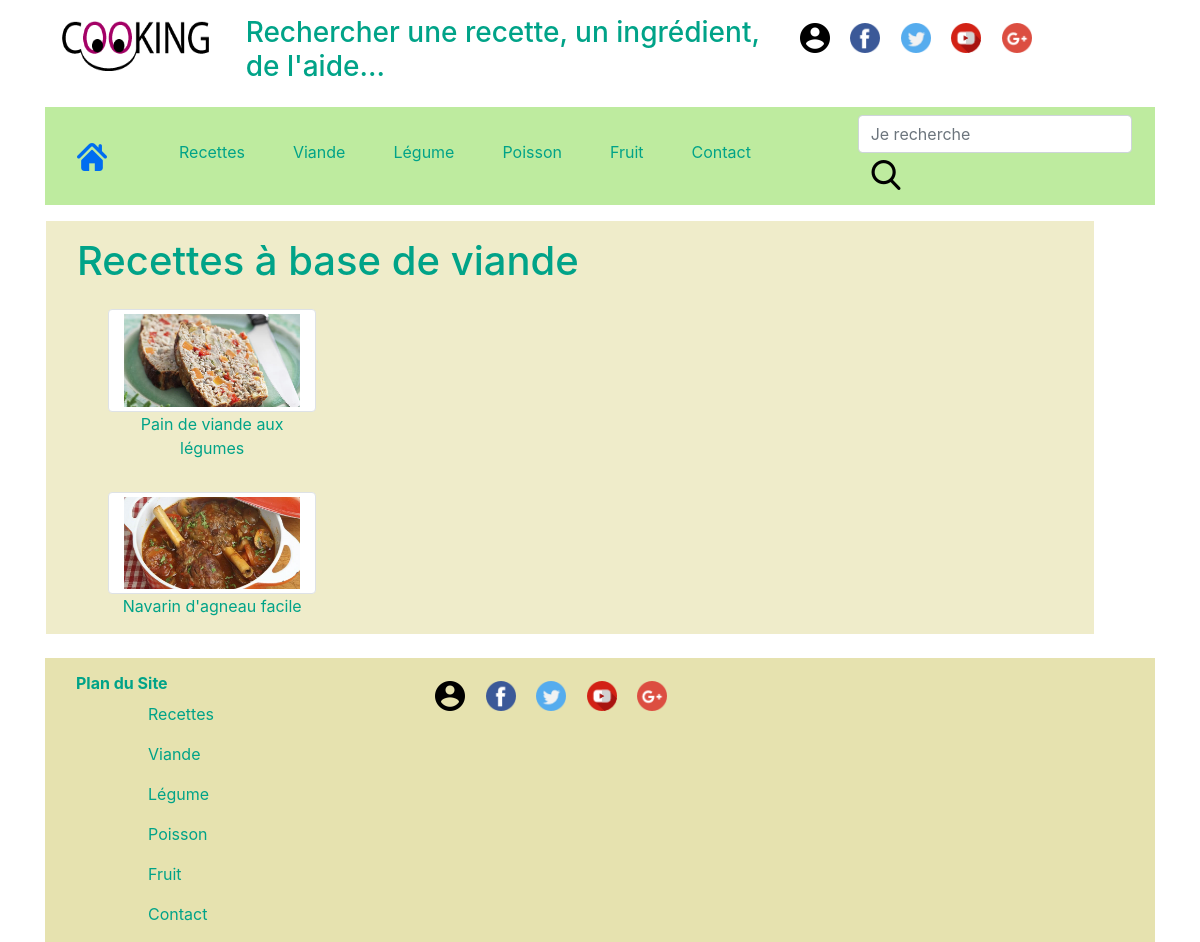
/viande.php, run on the app's committed database.
### tables this page shows
CREATE TABLE IF NOT EXISTS `recettes` (
  `idRecette` int(11) NOT NULL AUTO_INCREMENT,
  `titre` varchar(250) NOT NULL,
  `chapo` text NOT NULL,
  `img` varchar(50) NOT NULL,
  `preparation` text NOT NULL,
  `ingredient` text NOT NULL,
  `membre` int(11) NOT NULL,
  `couleur` varchar(30) NOT NULL,
  `dateCrea` timestamp NOT NULL DEFAULT CURRENT_TIMESTAMP ON UPDATE CURRENT_TIMESTAMP,
  `categorie` int(11) NOT NULL,
  `tempsCuisson` varchar(50) NOT NULL,
  `tempsPreparation` varchar(50) NOT NULL,
  `difficulte` varchar(50) NOT NULL,
  `prix` varchar(50) NOT NULL,
  PRIMARY KEY (`idRecette`)
);

### viande.php (the view, shortened to what this page needs)
<?php
include 'header.php';
?>
<div class="container">
    <div class="row">
        <div class="rowrecette" style='background-color : #EFECCA;'>
        <h1 class="col-12">Recettes à base de viande</h1>
        <div class="col-lg-12 col-sm-6">
                <?php
                include 'auth.php';
                $result = $pdo->query("SELECT * FROM recettes WHERE categorie='1'");
                while($recette = $result->fetch(PDO::FETCH_ASSOC))
                {
                    echo "<div class='container'>";
                    echo "<div class='row'>";
                    echo "<div class='col-lg-3 col-sm-6 text-center'>";
                    $image = "photos/recettes/".$recette['img']."'";
                    echo "<a href='recette-detail.php?idRecette=".$recette['idRecette']."'>";
                    echo "<img class='rounded img-thumbnail col-12' src='".$image."'";
                    echo '<p>'.$recette['titre'].'</p>';
                    echo '</a>';
                    echo "</div>";
                    echo "</div>";
                    echo "</div>";
                }
                ?>
        </div>
        </div>
    </div>
<?php
include 'footer.php';
?>

### style.css (style rules this page uses)
.row, .rowrecette { padding-top: 1em; padding-left: 1em; padding-right: 1em; }
a { color: #00A388; text-decoration: none; }
h6, h2, h1, h3, ul { color: #00A388; }

### data on the page
recettes: img (picture), titre "Pain de viande aux légumes"
recettes: img (picture), titre "Navarin d'agneau facile"
